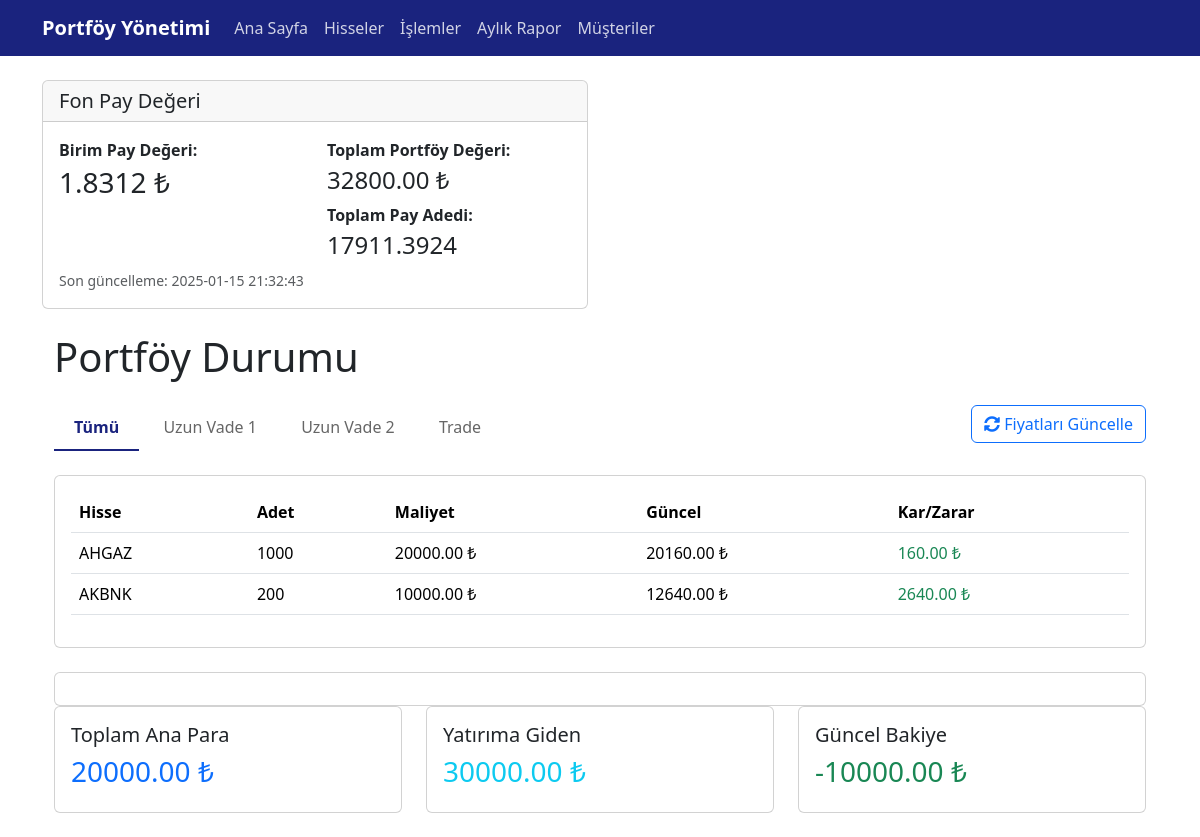
The page / on the database its author committed.
### tables this page shows
CREATE TABLE fon_degerleri (
    id INTEGER PRIMARY KEY AUTOINCREMENT,
    tarih DATETIME DEFAULT CURRENT_TIMESTAMP,
    toplam_portfoy_degeri REAL NOT NULL,
    toplam_pay_adedi REAL NOT NULL,
    birim_pay_degeri REAL NOT NULL
);

### web/app.py (the view)
@app.route('/')
def index():
    portfoy_df = db.portfoy_raporu()
    guncel_pay_degeri = db.guncel_pay_degeri()
    bakiye = db.bakiye_raporu()
    if not portfoy_df.empty:
        portfoy_df = portfoy_df.groupby(['sembol', 'grup_adi']).agg({
            'adet': 'sum',
            'maliyet': 'sum',
            'guncel_fiyat': 'first'
        }).reset_index()
        portfoy_df['guncel_deger'] = portfoy_df['adet'] * portfoy_df['guncel_fiyat']
        portfoy_df['kar_zarar'] = portfoy_df['guncel_deger'] - portfoy_df['maliyet']
        portfoy_df['kar_zarar_yuzde'] = (portfoy_df['kar_zarar'] / portfoy_df['maliyet']) * 100
        portfoy_list = portfoy_df.to_dict('records')
    else:
        portfoy_list = []
    gruplar = {}
    for grup in ['UZUN_VADE_1', 'UZUN_VADE_2', 'TRADE']:
        grup_df = portfoy_df[portfoy_df['grup_adi'] == grup] if not portfoy_df.empty else pd.DataFrame()
        if not grup_df.empty:
            gruplar[grup] = grup_df.to_dict('records')
    return render_template('index.html',
                         portfoy=portfoy_list,
                         gruplar=gruplar,
                         pay_degeri=guncel_pay_degeri,
                         bakiye=bakiye)

### database/portfoy_db.py (called while the page is built)
    def get_db(self):
        conn = sqlite3.connect(self.db_path)
        return conn

### web/templates/index.html (shortened to what this page needs)
{% extends "base.html" %}
{% block content %}
<div class="container mt-4">
    <div class="row mb-4">
        <div class="col-md-6">
            <div class="card">
                <div class="card-header">
                    <h5 class="mb-0">Fon Pay Değeri</h5>
                </div>
                <div class="card-body">
                    {% if pay_degeri %}
                    <div class="row">
                        <div class="col-md-6">
                            <p class="mb-1"><strong>Birim Pay Değeri:</strong></p>
                            <h3 class="mb-3">{{ "%.4f"|format(pay_degeri.birim_pay_degeri) }} ₺</h3>
                        </div>
                        <div class="col-md-6">
                            <p class="mb-1"><strong>Toplam Portföy Değeri:</strong></p>
                            <h4>{{ "%.2f"|format(pay_degeri.toplam_portfoy_degeri) }} ₺</h4>
                            <p class="mb-1"><strong>Toplam Pay Adedi:</strong></p>
                            <h4>{{ "%.4f"|format(pay_degeri.toplam_pay_adedi) }}</h4>
                        </div>
                    </div>
                    <small class="text-muted">Son güncelleme: {{ pay_degeri.tarih }}</small>
                    {% else %}
                    <p class="text-center mb-0">Pay değeri bilgisi bulunamadı.</p>
                    {% endif %}
                </div>
            </div>
        </div>
    </div>
    <div class="container mt-4">
        <h1 class="mb-4">Portföy Durumu</h1>
        <div class="mb-4">
            <button class="tab-style active" onclick="filterPortfolio('ALL')">Tümü</button>
            <button class="tab-style" onclick="filterPortfolio('UZUN_VADE_1')">Uzun Vade 1</button>
            <button class="tab-style" onclick="filterPortfolio('UZUN_VADE_2')">Uzun Vade 2</button>
            <button class="tab-style" onclick="filterPortfolio('TRADE')">Trade</button>
            <button class="btn btn-outline-primary float-end" onclick="portfoyGuncelle()">
                <i class="fas fa-sync-alt"></i> Fiyatları Güncelle
            </button>
        </div>
        <div class="row">
            <div class="col-12 mb-4">
                <div class="card">
                    <div class="card-body">
                        <div class="table-responsive" style="max-height: 500px; overflow-y: auto;">
                            <table class="table">
                                <thead style="position: sticky; top: 0; background: white; z-index: 1;">
                                    <tr>
                                        <th>Hisse</th>
                                        <th>Adet</th>
                                        <th>Maliyet</th>
                                        <th>Güncel</th>
                                        <th>Kar/Zarar</th>
                                    </tr>
                                </thead>
                                <tbody>
                                    {% for hisse in portfoy %}
                                    <tr data-sembol="{{ hisse.sembol }}" data-grup="{{ hisse.grup_adi }}">
                                        <td>{{ hisse.sembol }}</td>
                                        <td>{{ hisse.adet }}</td>
                                        <td>{{ "%.2f"|format(hisse.maliyet) }} ₺</td>
                                        <td>{{ "%.2f"|format(hisse.guncel_deger) }} ₺</td>
                                        <td class="{{ 'text-success' if hisse.kar_zarar > 0 else 'text-danger' }}">
                                            {{ "%.2f"|format(hisse.kar_zarar) }} ₺
                                        </td>
                                    </tr>
                                    {% endfor %}
                                </tbody>
                            </table>
                        </div>
                    </div>
                </div>
            </div>
            <div class="col-12">
                <div id="tum-portfoy-content">
                    <div class="card">
                        <div class="card-body">
                        </div>
                    </div>
                </div>
            </div>
        </div>
        <div class="row mb-4">
            <div class="col-md-4">
                <div class="card">
                    <div class="card-body">
                        <h5 class="card-title">Toplam Ana Para</h5>
                        <h3 class="text-primary">{{ "%.2f"|format(bakiye.toplam_ana_para) }} ₺</h3>
                    </div>
                </div>
            </div>
            <div class="col-md-4">
                <div class="card">
                    <div class="card-body">
                        <h5 class="card-title">Yatırıma Giden</h5>
                        <h3 class="text-info">{{ "%.2f"|format(bakiye.yatirima_giden) }} ₺</h3>
                    </div>
                </div>
            </div>
            <div class="col-md-4">
                <div class="card">
                    <div class="card-body">
                        <h5 class="card-title">Güncel Bakiye</h5>
                        <h3 class="text-success">{{ "%.2f"|format(bakiye.guncel_bakiye) }} ₺</h3>
                    </div>
                </div>
            </div>
        </div>
    </div>
</div>
{% endblock %}

### web/templates/base.html (style rules this page uses)
.tab-style { border: none; background: none; padding: 10px 20px; color: #666; cursor: pointer; border-bottom: 2px solid transparent; font-size: 16px; transition: all 0.3s ease; }
.tab-style.active { color: #1a237e; border-bottom: 2px solid #1a237e; font-weight: bold; }

### rows shown on the page
fon_degerleri: birim_pay_degeri "1.8312", toplam_portfoy_degeri "32800.00", toplam_pay_adedi "17911.3924"

### other values the page prints
{{ pay_degeri.tarih }} "2025-01-15 21:32:43"
{{ hisse.sembol }} "AHGAZ" "AKBNK"
{{ hisse.adet }} "1000" "200"
{{ "%.2f"|format(hisse.maliyet) }} "20000.00" "10000.00"
{{ "%.2f"|format(hisse.guncel_deger) }} "20160.00" "12640.00"
{{ "%.2f"|format(hisse.kar_zarar) }} "160.00" "2640.00"
{{ "%.2f"|format(bakiye.toplam_ana_para) }} "20000.00"
{{ "%.2f"|format(bakiye.yatirima_giden) }} "30000.00"
{{ "%.2f"|format(bakiye.guncel_bakiye) }} "-10000.00"
